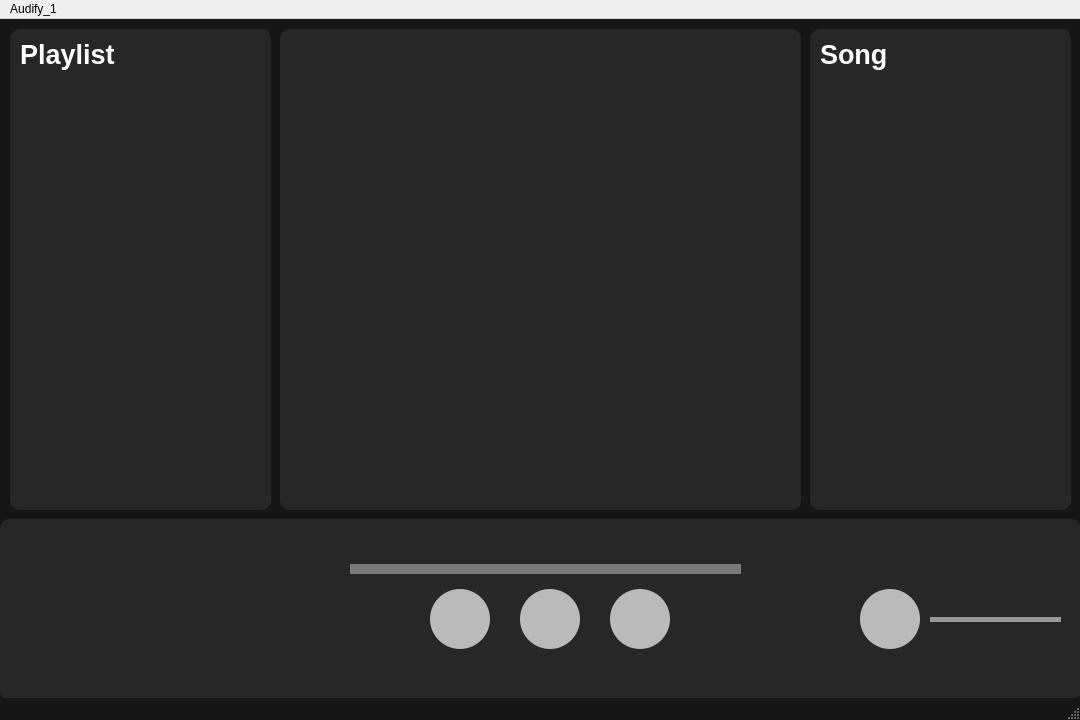
<?xml version="1.0" encoding="UTF-8"?>
<ui version="4.0">
 <class>MainWindow</class>
 <widget class="QMainWindow" name="MainWindow">
  <property name="geometry">
   <rect>
    <x>0</x>
    <y>0</y>
    <width>1080</width>
    <height>720</height>
   </rect>
  </property>
  <property name="windowTitle">
   <string>MainWindow</string>
  </property>
  <property name="styleSheet">
   <string notr="true">QMainWindow {
    background-color: rgb(22, 22, 22);
}</string>
  </property>
  <widget class="QWidget" name="centralwidget">
   <property name="styleSheet">
    <string notr="true">QCentralWidget {
    background-color: rgb(22, 22, 22);
    color: rgb(255, 255, 255);  /* Set the text color if needed */
}</string>
   </property>
   <widget class="QFrame" name="frame">
    <property name="geometry">
     <rect>
      <x>0</x>
      <y>500</y>
      <width>1081</width>
      <height>181</height>
     </rect>
    </property>
    <property name="styleSheet">
     <string notr="true">QFrame{
	background-color:rgb(39, 39, 39);
  border-radius: 10px;
}</string>
    </property>
    <property name="frameShape">
     <enum>QFrame::StyledPanel</enum>
    </property>
    <property name="frameShadow">
     <enum>QFrame::Raised</enum>
    </property>
    <widget class="QSlider" name="horizontalSlider">
     <property name="geometry">
      <rect>
       <x>350</x>
       <y>-50</y>
       <width>391</width>
       <height>201</height>
      </rect>
     </property>
     <property name="autoFillBackground">
      <bool>false</bool>
     </property>
     <property name="styleSheet">
      <string notr="true">QSlider::groove:horizontal {
	color: rgb(163, 163, 163);
    height: 10px;
    width: 500px;
    background: rgb(121, 121, 121);
    border-radius: 5px;
}

QSlider::handle:horizontal {
    background: rgb(91, 102, 96);
    width: 20px;
    height: 20px;
    margin-top: -7px-7px;  
    border-radius: 10px;
}
</string>
     </property>
     <property name="orientation">
      <enum>Qt::Horizontal</enum>
     </property>
    </widget>
    <widget class="QPushButton" name="push_play">
     <property name="geometry">
      <rect>
       <x>520</x>
       <y>70</y>
       <width>60</width>
       <height>60</height>
      </rect>
     </property>
     <property name="styleSheet">
      <string notr="true">QPushButton{

border: none;
border-radius:30px;
background-color:rgb(186, 186, 186);
color:rgb(53, 255, 42);
min-width: 60px;
max-width: 60px;
min-height: 60px;
max-height: 60px;
padding:0px;


}</string>
     </property>
     <property name="text">
      <string/>
     </property>
    </widget>
    <widget class="QPushButton" name="push_back">
     <property name="geometry">
      <rect>
       <x>430</x>
       <y>70</y>
       <width>60</width>
       <height>60</height>
      </rect>
     </property>
     <property name="styleSheet">
      <string notr="true">QPushButton{

border: none;
border-radius:30px;
background-color:rgb(186, 186, 186);
color:rgb(53, 255, 42);
min-width: 60px;
max-width: 60px;
min-height: 60px;
max-height: 60px;
padding:0px;


}</string>
     </property>
     <property name="text">
      <string/>
     </property>
    </widget>
    <widget class="QPushButton" name="push_skip">
     <property name="geometry">
      <rect>
       <x>610</x>
       <y>70</y>
       <width>60</width>
       <height>60</height>
      </rect>
     </property>
     <property name="styleSheet">
      <string notr="true">QPushButton{

border: none;
border-radius:30px;
background-color:rgb(186, 186, 186);
color:rgb(53, 255, 42);
min-width: 60px;
max-width: 60px;
min-height: 60px;
max-height: 60px;
padding:0px;


}</string>
     </property>
     <property name="text">
      <string/>
     </property>
    </widget>
    <widget class="QSlider" name="horizontalSlider_2">
     <property name="geometry">
      <rect>
       <x>930</x>
       <y>0</y>
       <width>131</width>
       <height>201</height>
      </rect>
     </property>
     <property name="autoFillBackground">
      <bool>false</bool>
     </property>
     <property name="styleSheet">
      <string notr="true">QSlider::groove:horizontal {
    height: 5px;
    width: 500px;
    background: rgb(152, 152, 152);
    border-radius: 5px;
}

QSlider::handle:horizontal {
    background: rgb(91, 102, 96);
    width: 10px;
    height: 10px;
    margin: -7px - 7px;
    border-radius: 10px;
}
</string>
     </property>
     <property name="orientation">
      <enum>Qt::Horizontal</enum>
     </property>
    </widget>
    <widget class="QPushButton" name="volume">
     <property name="geometry">
      <rect>
       <x>860</x>
       <y>70</y>
       <width>60</width>
       <height>60</height>
      </rect>
     </property>
     <property name="styleSheet">
      <string notr="true">QPushButton{

border: none;
border-radius:30px;
background-color:rgb(186, 186, 186);
color:rgb(53, 255, 42);
min-width: 60px;
max-width: 60px;
min-height: 60px;
max-height: 60px;
padding:0px;


}</string>
     </property>
     <property name="text">
      <string/>
     </property>
    </widget>
    <zorder>push_play</zorder>
    <zorder>push_back</zorder>
    <zorder>push_skip</zorder>
    <zorder>horizontalSlider_2</zorder>
    <zorder>volume</zorder>
    <zorder>horizontalSlider</zorder>
   </widget>
   <widget class="QFrame" name="frame_2">
    <property name="geometry">
     <rect>
      <x>10</x>
      <y>10</y>
      <width>261</width>
      <height>481</height>
     </rect>
    </property>
    <property name="styleSheet">
     <string notr="true">QFrame{
	background-color:rgb(39, 39, 39);
  border-radius: 10px;
}</string>
    </property>
    <property name="frameShape">
     <enum>QFrame::StyledPanel</enum>
    </property>
    <property name="frameShadow">
     <enum>QFrame::Raised</enum>
    </property>
    <widget class="QLabel" name="label">
     <property name="geometry">
      <rect>
       <x>10</x>
       <y>0</y>
       <width>131</width>
       <height>51</height>
      </rect>
     </property>
     <property name="font">
      <font>
       <family>Arial</family>
       <pointsize>20</pointsize>
       <bold>true</bold>
      </font>
     </property>
     <property name="styleSheet">
      <string notr="true">QLabel{

	color:rgb(255, 255, 255);
}</string>
     </property>
     <property name="text">
      <string>Playlist</string>
     </property>
    </widget>
   </widget>
   <widget class="QFrame" name="frame_3">
    <property name="geometry">
     <rect>
      <x>280</x>
      <y>10</y>
      <width>521</width>
      <height>481</height>
     </rect>
    </property>
    <property name="styleSheet">
     <string notr="true">QFrame{
	background-color:rgb(39, 39, 39);
  border-radius: 10px;
}</string>
    </property>
    <property name="frameShape">
     <enum>QFrame::StyledPanel</enum>
    </property>
    <property name="frameShadow">
     <enum>QFrame::Raised</enum>
    </property>
   </widget>
   <widget class="QFrame" name="frame_4">
    <property name="geometry">
     <rect>
      <x>810</x>
      <y>10</y>
      <width>261</width>
      <height>481</height>
     </rect>
    </property>
    <property name="styleSheet">
     <string notr="true">QFrame{
	background-color:rgb(39, 39, 39);
  border-radius: 10px;
}</string>
    </property>
    <property name="frameShape">
     <enum>QFrame::StyledPanel</enum>
    </property>
    <property name="frameShadow">
     <enum>QFrame::Raised</enum>
    </property>
    <widget class="QLabel" name="label_2">
     <property name="geometry">
      <rect>
       <x>10</x>
       <y>0</y>
       <width>131</width>
       <height>51</height>
      </rect>
     </property>
     <property name="font">
      <font>
       <family>Arial</family>
       <pointsize>20</pointsize>
       <bold>true</bold>
      </font>
     </property>
     <property name="styleSheet">
      <string notr="true">QLabel{

	color:rgb(255, 255, 255);
}</string>
     </property>
     <property name="text">
      <string>Song</string>
     </property>
    </widget>
   </widget>
  </widget>
  <widget class="QMenuBar" name="menubar">
   <property name="geometry">
    <rect>
     <x>0</x>
     <y>0</y>
     <width>1080</width>
     <height>25</height>
    </rect>
   </property>
   <widget class="QMenu" name="menuAudify_1">
    <property name="title">
     <string>Audify_1</string>
    </property>
   </widget>
   <addaction name="menuAudify_1"/>
  </widget>
  <widget class="QStatusBar" name="statusbar"/>
 </widget>
 <resources/>
 <connections/>
</ui>
